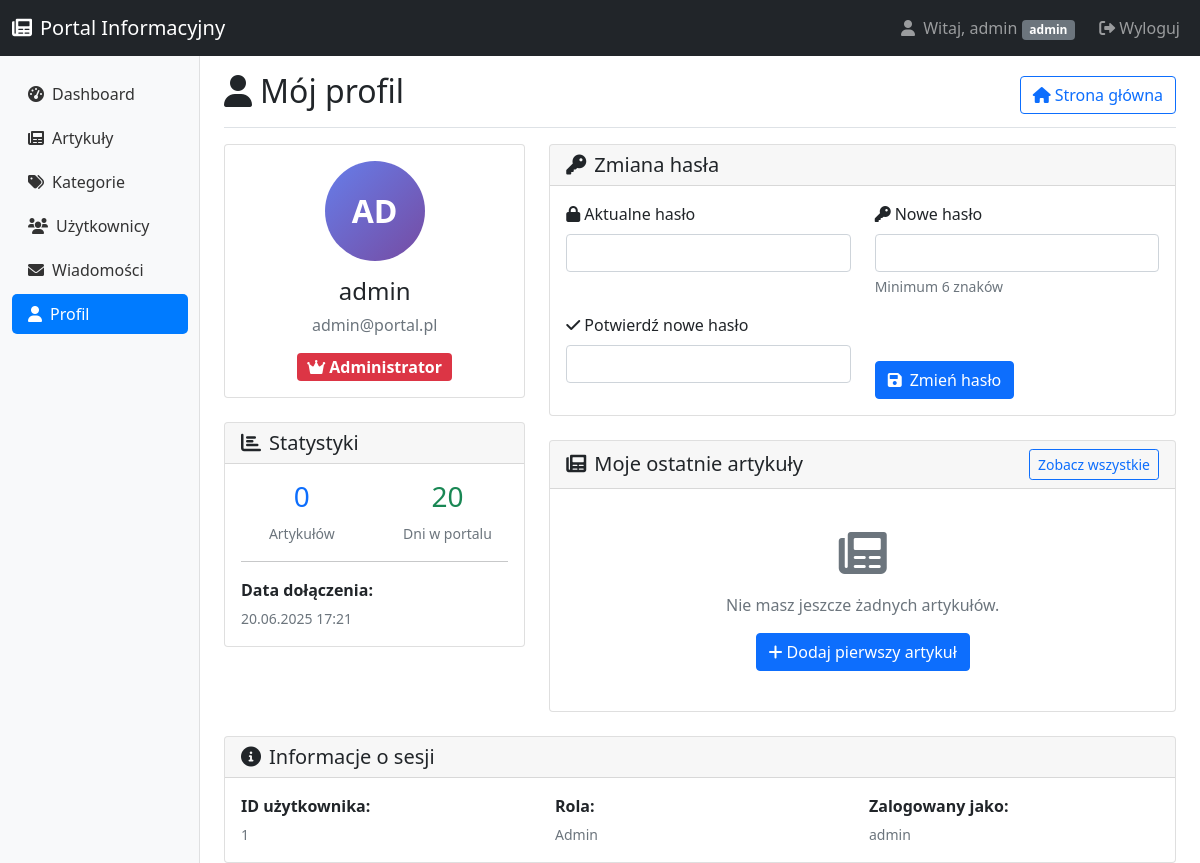
Screenshot of /admin/profile.php (signed in) with the database file from the repository.
### tables this page shows
CREATE TABLE users (
    id INT AUTO_INCREMENT PRIMARY KEY,
    username VARCHAR(50) NOT NULL UNIQUE,
    email VARCHAR(100) NOT NULL UNIQUE,
    password VARCHAR(255) NOT NULL,
    role ENUM('admin', 'author') DEFAULT 'author',
    created_at TIMESTAMP DEFAULT CURRENT_TIMESTAMP
);

### config/config.php (called while the page is built, shortened)
<?php
function isAdmin() {
    return isset($_SESSION['role']) && $_SESSION['role'] === 'admin';
}
function getUserId() {
    return $_SESSION['user_id'] ?? null;
}
function formatDate($date) {
    return date('d.m.Y H:i', strtotime($date));
}
spl_autoload_register(function ($class_name) {
    $paths = [
        __DIR__ . '/../models/' . $class_name . '.php',
        __DIR__ . '/../classes/' . $class_name . '.php',
        __DIR__ . '/../controllers/' . $class_name . '.php',
        __DIR__ . '/../../models/' . $class_name . '.php',
        __DIR__ . '/../../classes/' . $class_name . '.php',
        __DIR__ . '/../../controllers/' . $class_name . '.php',
        'models/' . $class_name . '.php',
        '../models/' . $class_name . '.php',
        'classes/' . $class_name . '.php',
        '../classes/' . $class_name . '.php'
    ];
    foreach ($paths as $file) {
        if (file_exists($file)) {
            return;
        }
    }
});
?>

### models/User.php (called while the page is built, shortened)
<?php
class User {
    private $conn;
    private $table_name = "users";
    public function __construct($db) {
        $this->conn = $db;
    }
    public function getById($id) {
        $query = "SELECT * FROM " . $this->table_name . " WHERE id = ?";
        $stmt = $this->conn->prepare($query);
        $stmt->execute([$id]);
        return $stmt->fetch(PDO::FETCH_ASSOC);
    }
}
?>

### models/Article.php (called while the page is built, shortened)
<?php
class Article {
    private $conn;
    private $table_name = "articles";
    public function __construct($db) {
        $this->conn = $db;
    }
    public function getByAuthor($author_id, $limit = 10) {
        $query = "SELECT a.*, u.username as author_name, c.name as category_name, c.slug as category_slug
                  FROM " . $this->table_name . " a
                  LEFT JOIN users u ON a.author_id = u.id
                  LEFT JOIN categories c ON a.category_id = c.id
                  WHERE a.author_id = ?
                  ORDER BY a.published_at DESC
                  LIMIT ?";
        $stmt = $this->conn->prepare($query);
        $stmt->bindParam(1, $author_id, PDO::PARAM_INT);
        $stmt->bindParam(2, $limit, PDO::PARAM_INT);
        $stmt->execute();
        return $stmt->fetchAll(PDO::FETCH_ASSOC);
    }
}
?>

### admin/profile.php (the view, shortened to what this page needs)
<?php
require_once '../config/config.php';
$database = new Database();
$db = $database->getConnection();
$user = new User($db);
$article = new Article($db);
$current_user = $user->getById(getUserId());
$user_articles = $article->getByAuthor(getUserId(), 10);
?>
<!DOCTYPE html>
<html lang="pl">
<head>
    <link href="https://cdn.jsdelivr.net/npm/bootstrap@5.1.3/dist/css/bootstrap.min.css" rel="stylesheet">
    <link href="https://cdnjs.cloudflare.com/ajax/libs/font-awesome/6.0.0/css/all.min.css" rel="stylesheet">
</head>
<body>
    <nav class="navbar navbar-expand-lg navbar-dark bg-dark">
        <div class="container-fluid">
            <a class="navbar-brand" href="../index.php">
                <i class="fas fa-newspaper me-2"></i>Portal Informacyjny
            </a>
            <div class="navbar-nav ms-auto">
                <span class="navbar-text me-3">
                    <i class="fas fa-user me-1"></i>
                    Witaj, <?= htmlspecialchars($_SESSION['username']) ?>
                    <span class="badge bg-secondary"><?= $_SESSION['role'] ?></span>
                </span>
                <a class="nav-link" href="../logout.php">
                    <i class="fas fa-sign-out-alt me-1"></i>Wyloguj
                </a>
            </div>
        </div>
    </nav>
    <div class="container-fluid">
        <div class="row">
            <nav class="col-md-3 col-lg-2 d-md-block bg-light sidebar">
                <div class="position-sticky pt-3">
                    <ul class="nav flex-column">
                        <li class="nav-item">
                            <a class="nav-link" href="index.php">
                                <i class="fas fa-tachometer-alt me-2"></i>Dashboard
                            </a>
                        </li>
                        <li class="nav-item">
                            <a class="nav-link" href="articles.php">
                                <i class="fas fa-newspaper me-2"></i>Artykuły
                            </a>
                        </li>
                        <?php if (isAdmin()): ?>
                        <li class="nav-item">
                            <a class="nav-link" href="categories.php">
                                <i class="fas fa-tags me-2"></i>Kategorie
                            </a>
                        </li>
                        <li class="nav-item">
                            <a class="nav-link" href="users.php">
                                <i class="fas fa-users me-2"></i>Użytkownicy
                            </a>
                        </li>
                        <?php endif; ?>
                        <li class="nav-item">
                            <a class="nav-link" href="messages.php">
                                <i class="fas fa-envelope me-2"></i>Wiadomości
                            </a>
                        </li>
                        <li class="nav-item">
                            <a class="nav-link active" href="profile.php">
                                <i class="fas fa-user me-2"></i>Profil
                            </a>
                        </li>
                    </ul>
                </div>
            </nav>
            <main class="col-md-9 ms-sm-auto col-lg-10 px-md-4">
                <div class="d-flex justify-content-between flex-wrap flex-md-nowrap align-items-center pt-3 pb-2 mb-3 border-bottom">
                    <h1 class="h2">
                        <i class="fas fa-user me-2"></i>Mój profil
                    </h1>
                    <a href="../index.php" class="btn btn-outline-primary">
                        <i class="fas fa-home me-1"></i>Strona główna
                    </a>
                </div>
                <div class="row">
                    <div class="col-md-4">
                        <div class="card">
                            <div class="card-body text-center">
                                <div class="profile-avatar mx-auto mb-3">
                                    <?= strtoupper(substr($current_user['username'], 0, 2)) ?>
                                </div>
                                <h4><?= htmlspecialchars($current_user['username']) ?></h4>
                                <p class="text-muted"><?= htmlspecialchars($current_user['email']) ?></p>
                                <?php if ($current_user['role'] === 'admin'): ?>
                                    <span class="badge bg-danger fs-6">
                                        <i class="fas fa-crown me-1"></i>Administrator
                                    </span>
                                <?php else: ?>
                                    <span class="badge bg-success fs-6">
                                        <i class="fas fa-pen me-1"></i>Autor
                                    </span>
                                <?php endif; ?>
                            </div>
                        </div>
                        <div class="card mt-4">
                            <div class="card-header">
                                <h5 class="mb-0">
                                    <i class="fas fa-chart-bar me-2"></i>Statystyki
                                </h5>
                            </div>
                            <div class="card-body">
                                <div class="row text-center">
                                    <div class="col-6">
                                        <h3 class="text-primary"><?= count($user_articles) ?></h3>
                                        <small class="text-muted">Artykułów</small>
                                    </div>
                                    <div class="col-6">
                                        <h3 class="text-success"><?= date('j', strtotime($current_user['created_at'])) ?></h3>
                                        <small class="text-muted">Dni w portalu</small>
                                    </div>
                                </div>
                                <hr>
                                <p class="mb-1"><strong>Data dołączenia:</strong></p>
                                <small class="text-muted"><?= formatDate($current_user['created_at']) ?></small>
                            </div>
                        </div>
                    </div>
                    <div class="col-md-8">
                        <div class="card">
                            <div class="card-header">
                                <h5 class="mb-0">
                                    <i class="fas fa-key me-2"></i>Zmiana hasła
                                </h5>
                            </div>
                            <div class="card-body">
                                <form method="POST">
                                    <div class="row">
                                        <div class="col-md-6">
                                            <div class="mb-3">
                                                <label for="current_password" class="form-label">
                                                    <i class="fas fa-lock me-1"></i>Aktualne hasło
                                                </label>
                                                <input type="password" class="form-control" id="current_password"
                                                       name="current_password" required>
                                            </div>
                                        </div>
                                        <div class="col-md-6">
                                            <div class="mb-3">
                                                <label for="new_password" class="form-label">
                                                    <i class="fas fa-key me-1"></i>Nowe hasło
                                                </label>
                                                <input type="password" class="form-control" id="new_password"
                                                       name="new_password" minlength="6" required>
                                                <div class="form-text">Minimum 6 znaków</div>
                                            </div>
                                        </div>
                                    </div>
                                    <div class="row">
                                        <div class="col-md-6">
                                            <div class="mb-3">
                                                <label for="confirm_password" class="form-label">
                                                    <i class="fas fa-check me-1"></i>Potwierdź nowe hasło
                                                </label>
                                                <input type="password" class="form-control" id="confirm_password"
                                                       name="confirm_password" minlength="6" required>
                                            </div>
                                        </div>
                                        <div class="col-md-6 d-flex align-items-end">
                                            <button type="submit" name="reset_password" class="btn btn-primary">
                                                <i class="fas fa-save me-2"></i>Zmień hasło
                                            </button>
                                        </div>
                                    </div>
                                </form>
                            </div>
                        </div>
                        <div class="card mt-4">
                            <div class="card-header d-flex justify-content-between align-items-center">
                                <h5 class="mb-0">
                                    <i class="fas fa-newspaper me-2"></i>Moje ostatnie artykuły
                                </h5>
                                <a href="articles.php" class="btn btn-sm btn-outline-primary">Zobacz wszystkie</a>
                            </div>
                            <div class="card-body">
                                <?php if (empty($user_articles)): ?>
                                    <div class="text-center py-4">
                                        <i class="fas fa-newspaper fa-3x text-muted mb-3"></i>
                                        <p class="text-muted">Nie masz jeszcze żadnych artykułów.</p>
                                        <a href="add_article.php" class="btn btn-primary">
                                            <i class="fas fa-plus me-1"></i>Dodaj pierwszy artykuł
                                        </a>
                                    </div>
                                <?php endif; ?>
                            </div>
                        </div>
                    </div>
                </div>
                <div class="row mt-4">
                    <div class="col-12">
                        <div class="card">
                            <div class="card-header">
                                <h5 class="mb-0">
                                    <i class="fas fa-info-circle me-2"></i>Informacje o sesji
                                </h5>
                            </div>
                            <div class="card-body">
                                <div class="row">
                                    <div class="col-md-4">
                                        <p class="mb-1"><strong>ID użytkownika:</strong></p>
                                        <small class="text-muted"><?= getUserId() ?></small>
                                    </div>
                                    <div class="col-md-4">
                                        <p class="mb-1"><strong>Rola:</strong></p>
                                        <small class="text-muted"><?= ucfirst($_SESSION['role']) ?></small>
                                    </div>
                                    <div class="col-md-4">
                                        <p class="mb-1"><strong>Zalogowany jako:</strong></p>
                                        <small class="text-muted"><?= htmlspecialchars($_SESSION['username']) ?></small>
                                    </div>
                                </div>
                            </div>
                        </div>
                    </div>
                </div>
            </main>
        </div>
    </div>
</body>
</html>

### admin/profile.php (style rules this page uses)
.sidebar { min-height: calc(100vh - 56px); box-shadow: inset -1px 0 0 rgba(0, 0, 0, .1); }
.sidebar .nav-link { color: #333; border-radius: 5px; margin: 2px 0; }
.sidebar .nav-link.active { background-color: #007bff; color: white; }
.profile-avatar { width: 100px; height: 100px; background: linear-gradient(135deg, #667eea 0%, #764ba2 100%); border-radius: 50%; display: flex; align-items: center; justify-content: center; color: white; font-size: 2rem; font-weight: bold; }

### rows the page displays
users: username "AD", username "admin", email "admin@portal.pl", created_at "20", created_at "20.06.2025 17:21"

### other values shown
$_SESSION['username'] "admin"
$_SESSION['role'] "admin"
count($user_articles) "0"
getUserId() "1"
$_SESSION['role'] "Admin"
